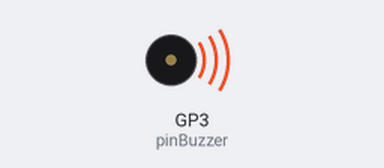
This sketch was run on a simulated Raspberry Pi Pico. Shown: buzzer (waves = sounding).

Above: at 0.8 s.
At 2.8 s:
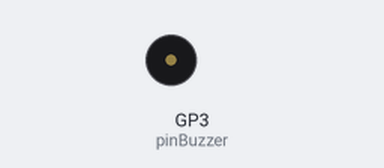
Timing chart, 0 to 9.8 s (numbered marks = the images above):
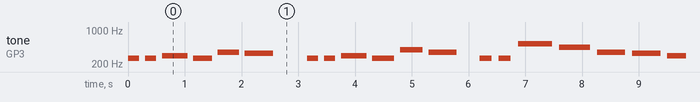

The sketch:

L3_HappyBirthday_en.ino
```cpp
/*
 Happy Birthday Arduino
 */
const float c4 = 261.63;
const float d4 = 293.67;
const float e4 = 329.63;
const float f4 = 349.23;
const float g4 = 392.00;
const float a4 = 440.00;
const float a4SH = 466.16;
const float c5 = 523.25;

int pinBuzzer = 3;
// Define the buzzer to pin 3, if you are using XIAO RP2040/XIAO ESP32, please change 3 to A3
void setup() {
  // Set the buzzer pin to output state:
  pinMode(pinBuzzer, OUTPUT);
}

void loop() {
  // The main code for playing the melody in a loop goes here
  // Play the first section
  firstSection();
  delay(600);

  // Play the second section
  secondSection();
  delay(400);

  // Play the third section
  thirdSection();
  delay(300);

  // Play the fourth section
  fourthSection();
  delay(1000);
}

// Function to play a note for a certain duration
void playNote(int note, int duration){
  // Play a note on the buzzer
  tone(pinBuzzer, note, duration);

  delay(duration);

  // Stop playing a note on the buzzer
  noTone(pinBuzzer);
}

// Play the first section
void firstSection(){
  playNote(c4,200);
  delay(100);
  playNote(c4,200);
  delay(100);
  playNote(d4, 450);
  delay(100);
  playNote(c4,330);
  delay(100);
  playNote(f4,380);
  delay(100);
  playNote(e4, 495);
}

// Play the second section
void secondSection(){
  playNote(c4, 200);
  delay(100);
  playNote(c4, 200);
  delay(100);
  playNote(d4, 450);
  delay(100);
  playNote(c4, 390);
  delay(100);
  playNote(g4, 400);
  delay(100);
  playNote(f4, 500);
}

// Play the third section
void thirdSection(){
  playNote(c4, 210);
  delay(130);
  playNote(c4, 210);
  delay(130);
  playNote(c5, 600);
  delay(120);
  playNote(a4, 550);
  delay(120);
  playNote(f4, 500);
  delay(120);
  playNote(e4, 500);
  delay(120);
  playNote(d4, 500);
}

// Play the fourth section
void fourthSection(){
  playNote(a4SH, 400);
  delay(100);
  playNote(a4SH, 400);
  delay(100);
  playNote(a4, 620);
  delay(200);
  playNote(f4, 400);
  delay(200);
  playNote(g4, 500);
  delay(100);
  playNote(f4, 800);
}
```

Measured:
- by itself, tone on GP3 (pinBuzzer): plays 261 Hz for 0.20 s, 261 Hz for 0.20 s, 293 Hz for 0.45 s, 261 Hz for 0.33 s, 349 Hz for 0.38 s, 329 Hz for 0.49 s … (218 notes in this stretch)
